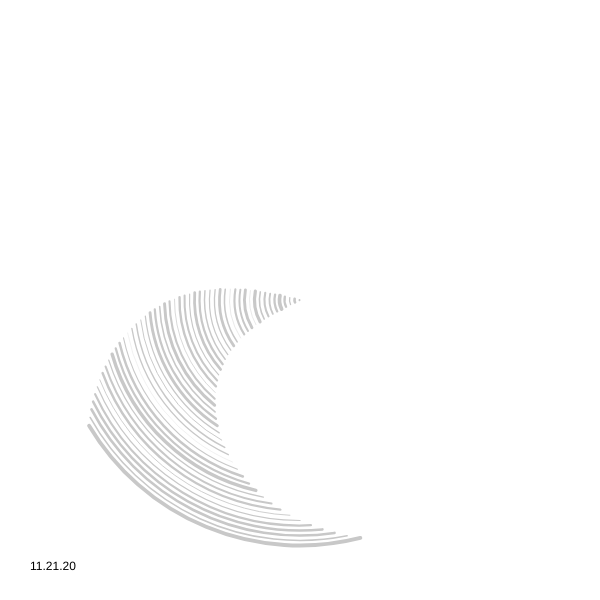
Frame 1 (no input)
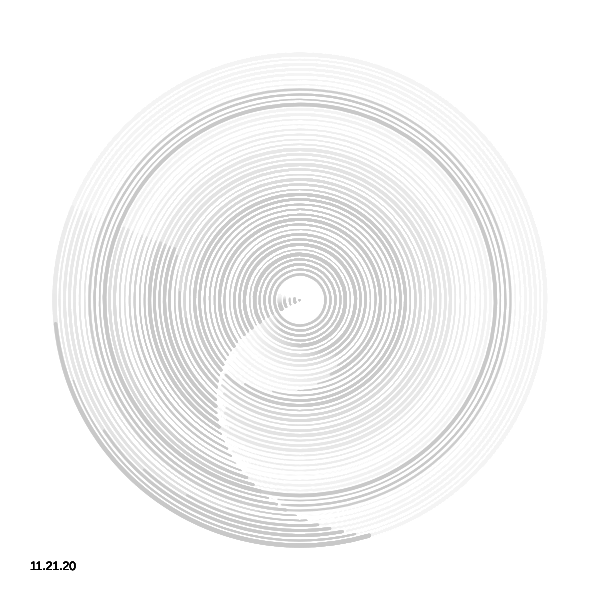
Frame 60 (no input)
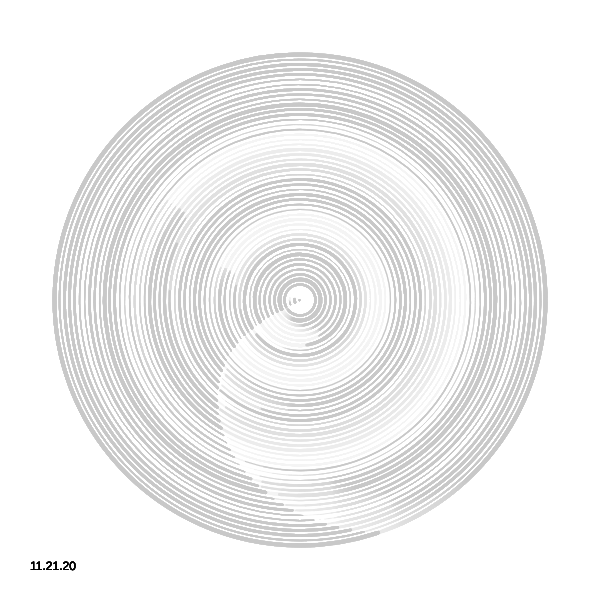
Frame 120 (the mouse pressed at the canvas centre since frame 60)

The p5.js sketch that drew these frames (run headless with seeded random() and noise() and a simulated clock; from frame 60 on, the mouse is pressed at the canvas centre):

// p5.js sketch
// ── sketch.js
var xoff=0.400;
var yoff=0.300;

function setup() {
  createCanvas(600, 600);
 
  smooth();
  //smooth();
  //frameRate(30);
  //noiseSeed(random(1,600));

}

function draw() {
  background(255, 10)

  stroke(200)
  
  noiseDetail(1,20);
  noFill();
  //CODE FOR PLAYING RANDOM
 // background(250,200,0);
  
   /* for (var i=1; i<640; i+=10){
  xoff+=0.05;
  arc(width/2,height/2,i,i, PI*(random(0,1)*2),PI*(random(0,1)*2));
  println(PI*(noise(xoff)*i/1000));
    }*/
    
    //RECOMMENDED xoff+=0.05 and yoff=0.03
    xoff += 0.0001;
    yoff += 0.05;
    for (var i=1; i<500; i+=10){
      //USE stroke RANDOM for vibrating sort of effect while noise on strokeWEight will give more rhythm to change of stroke
      //strokeWeight(random(1,4);
      strokeWeight(noise(xoff,i)*8);
      arc(width/2,height/2,i,i,PI*(noise(xoff*i/640)*8),PI*(noise(yoff*i/450)*3));
      //println(PI*(noise(xoff)*2));
    }
    fill(0);
    noStroke()
    text("11.21.20", 30, height-30)
}
